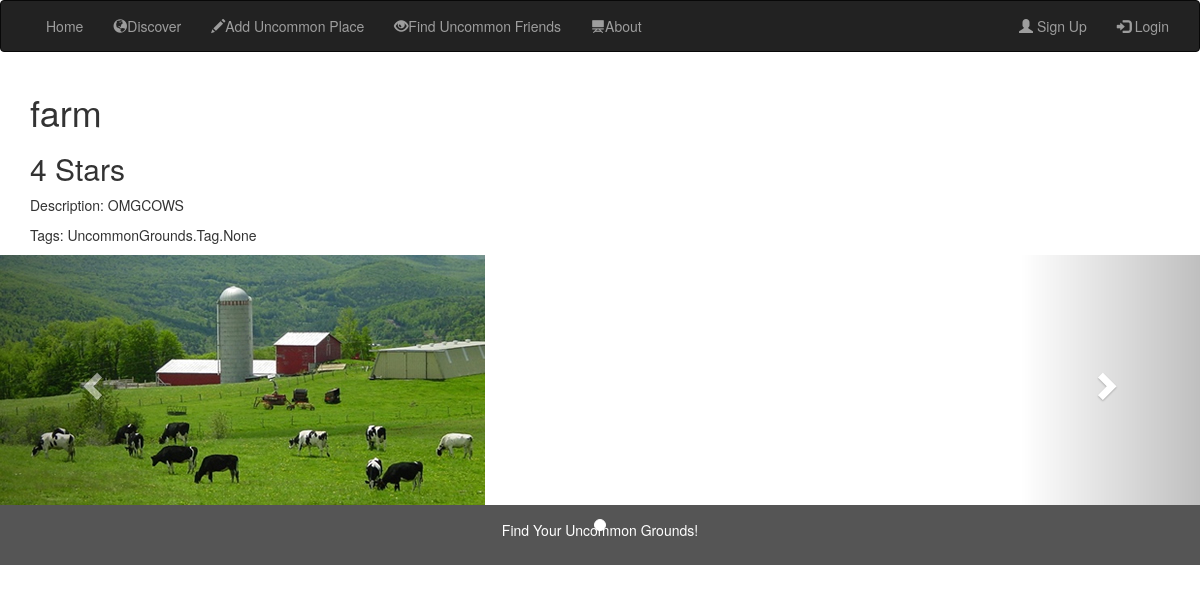
The app's page /UncommonGrounds/location/5 with its own data.
### UncommonGrounds/models.py (models this page shows, shortened)
class Location(models.Model):
    name = models.CharField(max_length=100, help_text="Enter the name of location")
    """GPS_coordinates = """
    contributor = models.ForeignKey('Profile', on_delete=models.SET_NULL, null=True)
    description = models.TextField(max_length=1000, help_text="Brief description of location")
    tags = models.ManyToManyField(Tag)
    RATING = (
        (0, ' '),
        (1, '*'),
        (2, '**'),
        (3, '***'),
        (4, '****'),
        (5, '*****'),
    )
    ratings = models.IntegerField(choices=RATING, blank=True, default=' ')
    popularity = models.IntegerField()
    added = models.DateTimeField(auto_now_add=True)
    comments = models.ForeignKey('Comment', related_name="loc_comments", on_delete=models.SET_NULL, null=True)
    image = models.ImageField(upload_to = 'location_images/')

### UncommonGrounds/views.py (the view)
# urls.py: path('location/<int:pk>', views.LocationDetailView.as_view(), name='location-detail'),
class LocationDetailView(generic.DetailView):
    model = Location

### UncommonGrounds/templates/UncommonGrounds/location_detail.html (shortened to what this page needs)
{% extends "base_generic.html" %}
{% block content %}
  <link href="//netdna.bootstrapcdn.com/bootstrap/3.0.0/css/bootstrap.min.css" rel="stylesheet" id="bootstrap-css">
    <div class="container-fluid text-center">
    <div class="col-sm-8 text-left">
      <h1>{{location.name}}</h1>
      <h2>{{location.ratings}} Stars</h2>
      <p>Description: {{location.description}}</p>
      <p>Tags: {{location.tags}}</p>
  </div>
</div>
<div id="myCarousel" class="carousel slide" data-ride="carousel">
  <ol class="carousel-indicators">
    <li data-target="#myCarousel" data-slide-to="0" class="active"></li>
  </ol>
  <div class="carousel-inner">
    <div class="item active">
      <img src= {{location.image}} alt={{location.name}}>
    </div>
  <a class="left carousel-control" href="#myCarousel" data-slide="prev">
    <span class="glyphicon glyphicon-chevron-left"></span>
  </a>
  <a class="right carousel-control" href="#myCarousel" data-slide="next">
    <span class="glyphicon glyphicon-chevron-right"></span>
  </a>
</div>
{% endblock %}

### records on screen
Location: name "farm", ratings "4", description "OMGCOWS", tags "UncommonGrounds.Tag.None", image (picture)
